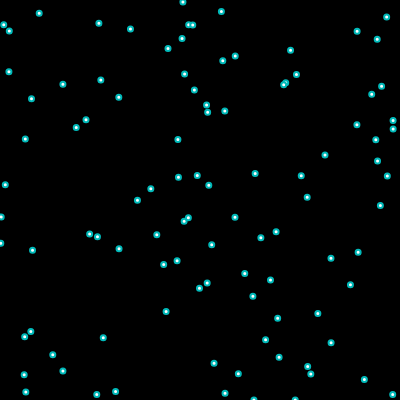
Frame 1 (no input)
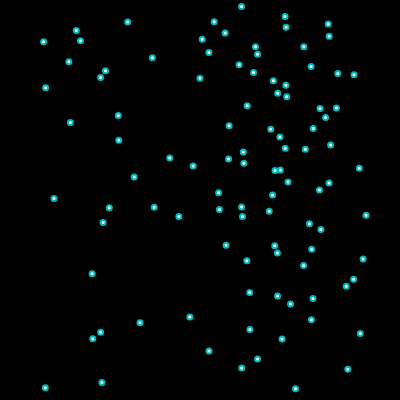
Frame 60 (no input)
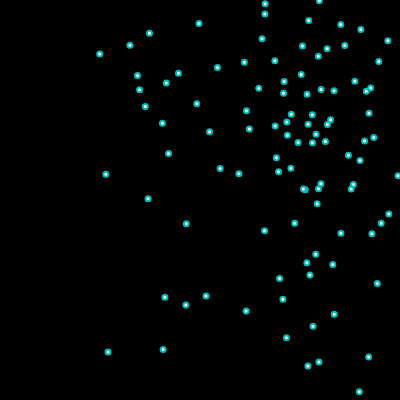
Frame 120 (the mouse pressed at the canvas centre since frame 60)

The p5.js sketch that drew these frames (run headless with seeded random() and noise() and a simulated clock; from frame 60 on, the mouse is pressed at the canvas centre):

// p5.js sketch
// ── sketch.js
const flock = []

function setup() {
  createCanvas(400, 400)
  for (let i = 0; i < 100; i++) {
    flock.push(new Boid())
  }
}

function draw() {
  background(0)
  for (let boid of flock) {
    boid.edges()
    boid.flock(flock)
    boid.show()
    boid.update()
  }
}

// ── boid.js
class Boid {
  constructor() {
    this.position = createVector(random(width), random(height))
    //setting velocity to a random 2D vector using built in p5 method Vector
    this.velocity = p5.Vector.random2D()
    //setting magnitude to a random number
    this.velocity.setMag(random(2, 4))
    this.acceleration = createVector()
    this.maxForce = random(0.01, 0.2)
    this.maxSpeed = random(1, 2)
  }
  edges() {
    if (this.position.x > width) {
      this.position.x = 0
    } else if (this.position.x < 0) {
      this.position.x = width
    }
    if (this.position.y > height) {
      this.position.y = 0
    } else if (this.position.y < 0) {
      this.position.y = height
    }
  }
  flock(boids) {
    let alignment = this.align(boids)
    let cohesion = this.cohesion(boids)
    let separation = this.separation(boids)
    this.acceleration.add(separation)
    this.acceleration.add(alignment)
    this.acceleration.add(cohesion)
  }
  update() {
    this.position.add(this.velocity)
    this.velocity.add(this.acceleration)
    this.velocity.limit(this.maxSpeed)
    this.acceleration.set(0, 0)
  }
  align(boids) {
    let perceptionRadius = 100
    let steering = createVector()
    let total = 0
    for (let other of boids) {
      let d = dist(
        this.position.x,
        this.position.y,
        other.position.x,
        other.position.y
      )
      if (other != this && d < perceptionRadius) {
        steering.add(other.velocity)
        total++
      }
    }
    if (total > 0) {
      steering.div(total)
      steering.setMag(this.maxSpeed)
      steering.sub(this.velocity)
      steering.limit(this.maxForce)
    }
    return steering
  }
  cohesion(boids) {
    let perceptionRadius = 100
    let steering = createVector()
    let total = 0
    for (let other of boids) {
      let d = dist(
        this.position.x,
        this.position.y,
        other.position.x,
        other.position.y
      )
      if (other != this && d < perceptionRadius) {
        steering.add(other.position)
        total++
      }
    }
    if (total > 0) {
      steering.div(total)
      steering.sub(this.position)
      steering.setMag(this.maxSpeed)
      steering.sub(this.velocity)
      steering.limit(this.maxForce)
    }
    return steering
  }
  separation(boids) {
    let perceptionRadius = 50
    let steering = createVector()
    let total = 0
    for (let other of boids) {
      let d = dist(
        this.position.x,
        this.position.y,
        other.position.x,
        other.position.y
      )
      if (other != this && d < perceptionRadius) {
        //set new vector and adjust for the distance between the two objects
        let diff = p5.Vector.sub(this.position, other.position)
        diff.div(d)
        steering.add(diff)
        total++
      }
    }
    if (total > 0) {
      steering.div(total)
      steering.setMag(this.maxSpeed)
      steering.sub(this.velocity)
      steering.limit(this.maxForce)
    }
    return steering
  }
  show() {
    strokeWeight(2)
    // noFill()
    stroke(0, 185, 185)
    ellipse(this.position.x, this.position.y, 5)
  }
}
